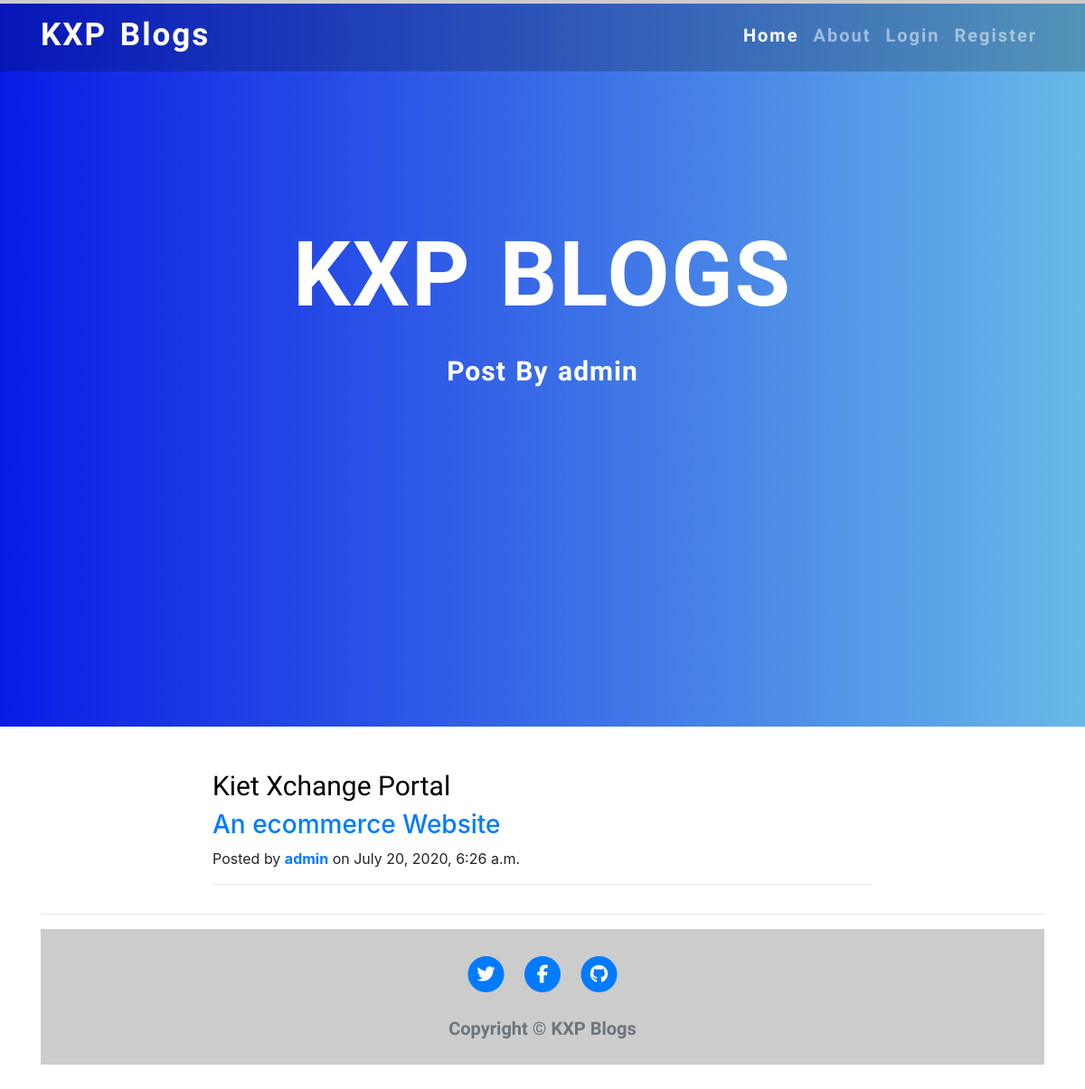
Screenshot of /user/admin/ with the database file from the repository.
### blog/models.py (models this page shows, shortened)
class Post(models.Model):
    title = models.CharField(max_length=100, primary_key=True)
    subtitle = models.CharField(max_length=100,default='')
    content = models.TextField(default='')
    date_posted = models.DateTimeField(default=timezone.now)
    author = models.ForeignKey(User, on_delete=models.CASCADE)

### blog/views.py (the view)
# urls.py: path('user/<str:username>/', UserPostListView.as_view(), name='user-posts'),
class UserPostListView(ListView):
    model = Post
    template_name = 'blog/user_posts.html'
    context_object_name = 'posts'
    paginate_by = 3
    def get_queryset(self):
        user = get_object_or_404(User, username=self.kwargs.get('username'))
        return Post.objects.filter(author=user).order_by('-date_posted')

### blog/templates/blog/user_posts.html (shortened to what this page needs)
{% extends "blog/base.html" %}
{% load static %}
{% block content %}
<div class="bgimage">
      <div class="mask rgba-black-light d-flex justify-content-center align-items-center">
      <div class="text-center white-text mx-5 wow fadeIn">
        <h1 class="mb-4" >
          <strong>KXP BLOGS</strong>
        </h1>
        <p>
          <strong>Post By {{ view.kwargs.username }} </strong>
        </p>
    </div>
    </div>
  </div>
<div class="container my-5">
    <div class="row">
{% for post in posts %}
      <div class="col-lg-8 col-md-10 mx-auto">
        <div class="preview">
          <a href="{% url 'post-detail' post.title %}">
            <h2 class="title">
              {{ post.title }}
            </h2>
            <h3 class="content">
                {{ post.subtitle }}
            </h3>
          </a>
          <p class="meta">Posted by
            <a href="{% url 'user-posts' post.author.username %}">{{ post.author }}</a>
            on {{post.date_posted}}</p>
        </div>
        <hr>
      </div>
{% endfor %}
    </div>
  <hr>
  <footer>
    <div class="container-fluid" style=" background-color:rgba(0,0,0,.2);">
      <div class="row footer1 ">
        <div class="col-lg-12 col-md-12  ">
          <ul class="list-inline text-center">
            <li class="list-inline-item">
              <a href="#">
                <span class="fa-stack fa-lg">
                  <i class="fas fa-circle fa-stack-2x"></i>
                  <i class="fab fa-twitter fa-stack-1x fa-inverse"></i>
                </span>
              </a>
            </li>
            <li class="list-inline-item">
              <a href="#">
                <span class="fa-stack fa-lg">
                  <i class="fas fa-circle fa-stack-2x"></i>
                  <i class="fab fa-facebook-f fa-stack-1x fa-inverse"></i>
                </span>
              </a>
            </li>
            <li class="list-inline-item">
              <a href="#">
                <span class="fa-stack fa-lg">
                  <i class="fas fa-circle fa-stack-2x"></i>
                  <i class="fab fa-github fa-stack-1x fa-inverse"></i>
                </span>
              </a>
            </li>
          </ul>
        </div>
        <div class="col-lg-12 col-md-12  ">
          <p class="copyright text-muted" style="font-size:20px; font-weight: 800; font-family: 'Sora', sans-serif; text-align:center;">Copyright &copy; KXP Blogs</p>
        </div>
      </div>
    </div>
  </footer>
{% endblock content %}

### rows the page displays
Post: title "Kiet Xchange Portal", subtitle "An ecommerce Website", author "admin", date_posted "July 20, 2020, 6:26 a.m."

### other values shown
{{ view.kwargs.username }} "admin"
